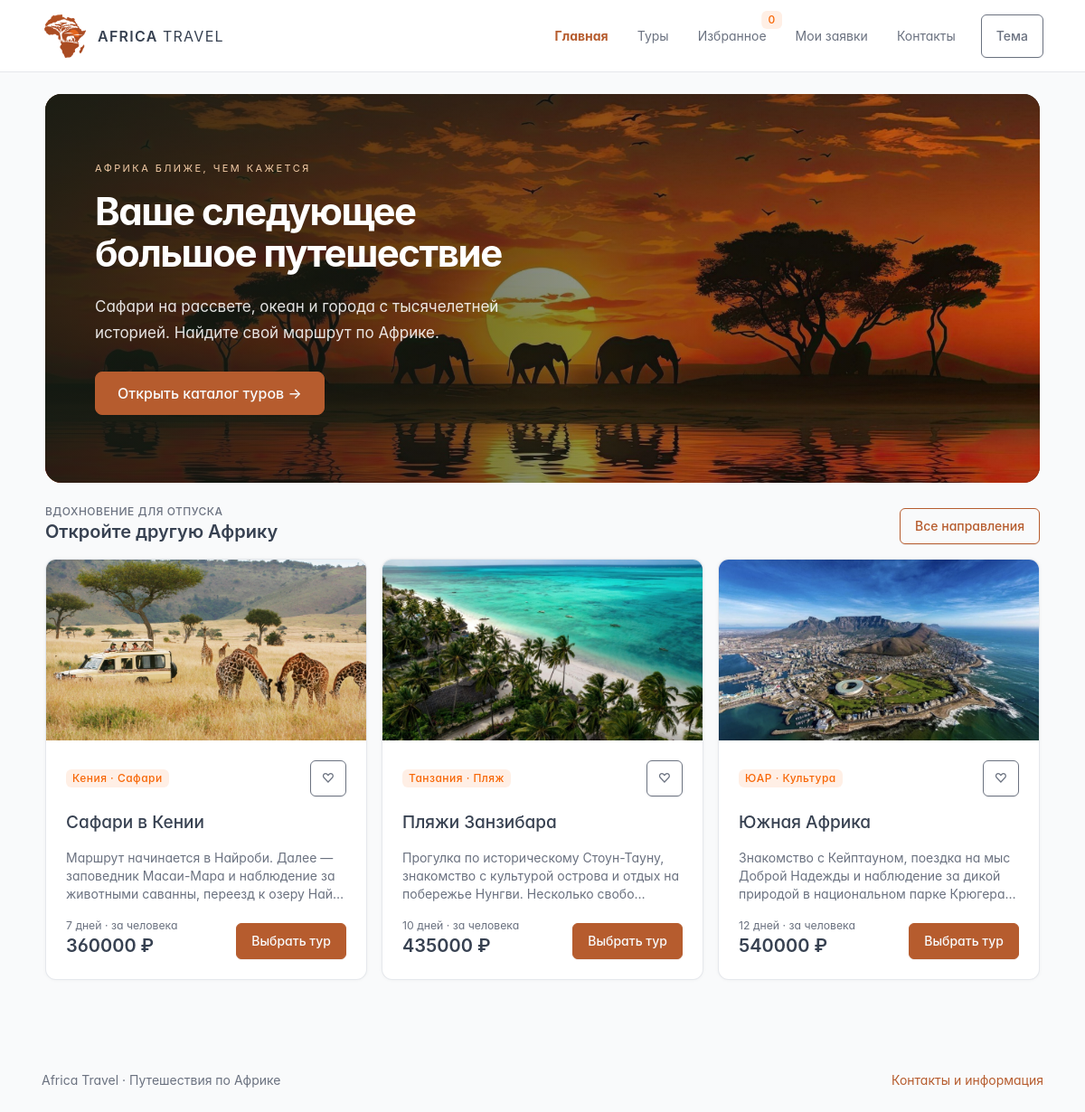
The page / on the database its author committed.
### travel/models.py (models this page shows, shortened)
class Tour(models.Model):
    country=models.ForeignKey(Country,on_delete=models.PROTECT,related_name='tours')
    title=models.CharField('Название',max_length=160)
    category=models.CharField('Тип',max_length=20,choices=[('safari','Сафари'),('beach','Пляж'),('culture','Культура')])
    description=models.TextField('Программа')
    duration=models.PositiveSmallIntegerField('Дней',validators=[MinValueValidator(1)])
    price=models.PositiveIntegerField('Цена за человека',validators=[MinValueValidator(1)])
    image=models.CharField('Изображение в static',max_length=200)
    included=models.TextField('Включено в стоимость')
    source_url=models.URLField('Источник о направлении')
    class Meta:
        verbose_name='Тур'; verbose_name_plural='Туры'
        constraints=[models.CheckConstraint(condition=Q(price__gt=0),name='tour_positive_price'),models.CheckConstraint(condition=Q(duration__gt=0),name='tour_positive_duration')]

class Country(models.Model):
    name=models.CharField('Название', max_length=80, unique=True)
    slug=models.SlugField(unique=True)
    description=models.TextField('Описание')
    class Meta: verbose_name='Страна'; verbose_name_plural='Страны'

### travel/views.py (the view)
# urls.py: path('',views.home,name='home'),path('tours/',views.catalog,name='catalog'),
@ensure_csrf_cookie
def home(request):
    return render(request,'travel/home.html',{'tours':Tour.objects.select_related('country')[:3],'favorite_ids':favorite_ids(request)})

### travel/context.py (called while the page is built)
def navigation(request):
    from .models import Favorite
    return {'favorite_count': Favorite.objects.filter(owner=request.session.session_key).count() if request.session.session_key else 0}

### travel/views.py (called while the page is built)
def owner(request):
    if not request.session.session_key: request.session.create()
    return request.session.session_key

def favorite_ids(request):
    return set(Favorite.objects.filter(owner=owner(request)).values_list('tour_id',flat=True))

### templates/travel/home.html (shortened to what this page needs)
{% extends 'base.html' %}
{% load static %}
{% block content %}
    <section class="hero mb-4">
        <img
            class="hero-photo"
            src="{% static 'images/hero.jpg' %}"
            alt="Пейзаж Африки"
        >
        <div class="hero-content">
            <div class="eyebrow mb-3">АФРИКА БЛИЖЕ, ЧЕМ КАЖЕТСЯ</div>
            <h1>Ваше следующее<br>большое путешествие</h1>
            <p>Сафари на рассвете, океан и города с тысячелетней историей. Найдите свой маршрут по Африке.</p>
            <a
                class="btn btn-primary btn-lg"
                href="{% url 'catalog' %}"
            >Открыть каталог туров →</a>
        </div>
    </section>
    <div class="d-flex flex-wrap justify-content-between align-items-end gap-2 mb-3">
        <div>
            <div class="page-pretitle">ВДОХНОВЕНИЕ ДЛЯ ОТПУСКА</div>
            <h2 class="page-title">Откройте другую Африку</h2>
        </div>
        <a
            href="{% url 'catalog' %}"
            class="btn btn-outline-primary"
        >Все направления</a>
    </div>
    <div class="row row-cards">
        {% include 'travel/partials/tour_grid.html' %}
    </div>
{% endblock %}

### templates/travel/partials/tour_card.html
{% load static %}
<div class="col-12 col-md-6 col-xl-4 tour-column">
    <article class="card h-100 tour-card">
        <a
            href="{% url 'detail' tour.pk %}"
            tabindex="-1"
            aria-hidden="true"
        ><img
            class="card-img-top tour-image"
            src="{% static tour.image %}"
            alt=""
            loading="lazy"
        ></a>
        <div class="card-body d-flex flex-column">
            <div class="d-flex justify-content-between align-items-center mb-3">
                <span class="badge bg-orange-lt">{{ tour.country.name }} · {{ tour.get_category_display }}</span>
                <button
                    class="btn btn-icon btn-outline-secondary favorite-btn"
                    data-favorite="{{ tour.pk }}"
                    aria-label="Избранное {{ tour.title }}"
                    aria-pressed="{% if tour.pk in favorite_ids %}true{% else %}false{% endif %}"
                >{% if tour.pk in favorite_ids %}♥{% else %}♡{% endif %}</button>
            </div>
            <h3 class="card-title"><a class="text-reset" href="{% url 'detail' tour.pk %}">{{ tour.title }}</a></h3>
            <p class="text-secondary flex-grow-1">{{ tour.description|truncatechars:115 }}</p>
            <div class="d-flex align-items-end justify-content-between gap-2">
                <div>
                    <div class="text-secondary small">{{ tour.duration }} дней · за человека</div>
                    <strong class="fs-2">{{ tour.price }} ₽</strong>
                </div>
                <a
                    class="btn btn-primary"
                    href="{% url 'detail' tour.pk %}"
                >Выбрать тур</a>
            </div>
        </div>
    </article>
</div>

### static/css/app.css (style rules this page uses)
:root { --tblr-primary:#b65c2e;--tblr-primary-rgb:182,92,46;--tblr-font-sans-serif:Inter,system-ui,-apple-system,"Segoe UI",sans-serif }
body { background:var(--tblr-bg-surface-secondary,#f5f4f0) }
.btn-primary { --tblr-btn-bg:#b65c2e;--tblr-btn-border-color:#b65c2e;--tblr-btn-hover-bg:#934720;--tblr-btn-hover-border-color:#934720 }
.hero { position:relative;overflow:hidden;isolation:isolate;border-radius:18px;min-height:430px;background:#353d2d;color:white;display:flex;align-items:center }
.hero-photo { position:absolute;inset:0;width:100%;height:100%;object-fit:cover;z-index:-2 }
.hero:after { content:"";position:absolute;inset:0;background:linear-gradient(90deg,rgba(19,27,20,.87),rgba(19,27,20,.15));z-index:-1 }
.hero-content { padding:55px;max-width:710px }
.hero h1 { font-size:clamp(32px,3.5vw,49px);line-height:1.1;font-weight:750;letter-spacing:-.035em }
.hero p { max-width:480px;font-size:17px;line-height:1.7;opacity:.88;margin:22px 0 28px }
.eyebrow { font-size:11px;letter-spacing:.22em;color:#f2cba6 }
.tour-image { height:200px;object-fit:cover }
.tour-card { overflow:hidden;transition:transform .2s }
.tour-card .card-title { font-size:19px;line-height:1.35 }
.tour-card .card-body { padding:22px }
.card { border-radius:12px }

### rows shown on the page
Tour: image (picture), country.name "Кения", category "Сафари", title "Сафари в Кении", description "Маршрут начинается в Найроби. Далее — заповедник Масаи-Мара и наблюдение за животными саванны, переезд к озеру Най…", duration "7", price "360000"
Tour: image (picture), country.name "Танзания", category "Пляж", title "Пляжи Занзибара", description "Прогулка по историческому Стоун-Тауну, знакомство с культурой острова и отдых на побережье Нунгви. Несколько свобо…", duration "10", price "435000"
Tour: image (picture), country.name "ЮАР", category "Культура", title "Южная Африка", description "Знакомство с Кейптауном, поездка на мыс Доброй Надежды и наблюдение за дикой природой в национальном парке Крюгера…", duration "12", price "540000"

### other values the page prints
{{ favorite_count }} "0"
